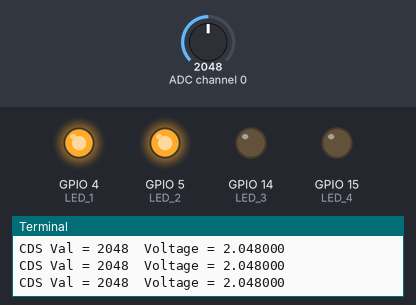
Bench run of a program on a simulated Raspberry Pi (BCM pin numbers). Shown: output pins drawn as LEDs (lit = HIGH), the last lines printed to the terminal. The test bench sets the inputs (shaded band); at power-on: ADC channel 0 = 2048 (analog values on the 0–4095 scale).

Above: at 1.2 s.
1.3 s: ADC channel 0 set to 1952
At 2.7 s:
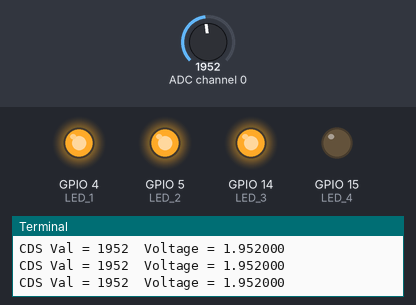
3.0 s: ADC channel 0 set to 1037
4.5 s: ADC channel 0 set to 944
At 5.3 s:
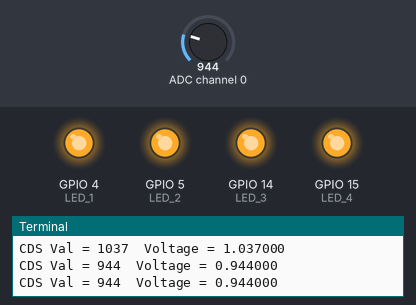
6.0 s: ADC channel 0 set to 3603
At 6.5 s:
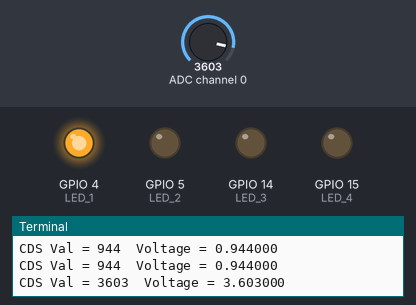
7.5 s: ADC channel 0 set to 4095
At 8.7 s:
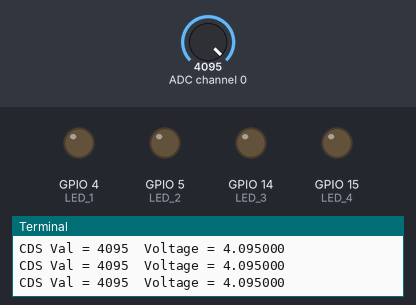
9.0 s: ADC channel 0 set to 2866
At 10.1 s:
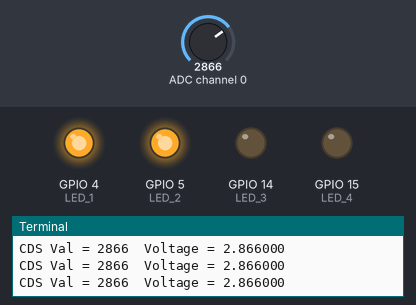
Timing chart, 0 to 11.5 s (numbered marks = the images above; inputs shaded):
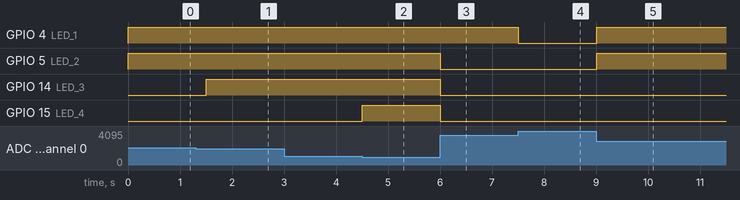

Measured:
- the behaviour switches between 2001 and 2000 on ADC channel 0 (found by bisection; images 0 and 1)
- the behaviour switches between 1001 and 1000 on ADC channel 0 (found by bisection; images 1 and 2)
- after the input at 1.3 s, GPIO 14 (LED_3): LOW → HIGH after 0.20 s
- after the input at 4.5 s, GPIO 15 (LED_4): LOW → HIGH at once
- after the input at 6.0 s, GPIO 5 (LED_2), GPIO 14 (LED_3), GPIO 15 (LED_4): HIGH → LOW at once
- after the input at 7.5 s, GPIO 4 (LED_1): HIGH → LOW at once
- after the input at 9.0 s, GPIO 4 (LED_1), GPIO 5 (LED_2): LOW → HIGH at once

The program:

Exercise3.py
```python
import RPi.GPIO as GPIO
from time import sleep
import spidev

spi = spidev.SpiDev()
CDS_CHANNEL = 0

LED_1 = 4
LED_2 = 5
LED_3 = 14
LED_4 = 15

def initMcp3208():
    spi.open(0, 0)
    spi.max_speed_hz = 1000000
    spi.mode = 3

def buildReadCommand(channel):
    startBit = 0x04
    singleEnded = 0x08

    configBit = [startBit | ((singleEnded | (channel & 0x07)) >> 2), (channel & 0x07) << 6, 0x00]

    return configBit

def processAdcValue(result):
    byte2 = (result[1] & 0x0F)
    return (byte2 << 8) | result[2]

def analogRead(channel):
    if (channel > 7) or (channel > 0):
        return -1

    r = spi.xfer2(buildReadCommand(channel))
    adc_out = processAdcValue(r)
    return adc_out

def controlMcp3208(channel):
    analogVal = analogRead(channel)
    return analogVal

def readSensor(channel):
    return controlMcp3208(channel)

def main():
    GPIO.setmode(GPIO.BCM)
    GPIO.setwarnings(False)
    GPIO.setup(LED_1, GPIO.OUT, initial = False)
    GPIO.setup(LED_2, GPIO.OUT, initial = False)
    GPIO.setup(LED_3, GPIO.OUT, initial = False)
    GPIO.setup(LED_4, GPIO.OUT, initial = False)
    initMcp3208()
    print("Setup pin as outputs")

    try:
        while True:
            readVal = readSensor(CDS_CHANNEL)

            voltage = readVal * 4.096 / 4096

            threshold1 = (0 <= voltage <= 1)
            threshold2 = (1 < voltage <= 2)
            threshold3 = (2 < voltage <= 3)
            threshold4 = (3 < voltage <= 4)

            if (threshold1):
                GPIO.output(LED_1, GPIO.HIGH)
                GPIO.output(LED_2, GPIO.HIGH)
                GPIO.output(LED_3, GPIO.HIGH)
                GPIO.output(LED_4, GPIO.HIGH)
            elif (threshold2):
                GPIO.output(LED_1, GPIO.HIGH)
                GPIO.output(LED_2, GPIO.HIGH)
                GPIO.output(LED_3, GPIO.HIGH)
                GPIO.output(LED_4, GPIO.LOW)
            elif (threshold3):
                GPIO.output(LED_1, GPIO.HIGH)
                GPIO.output(LED_2, GPIO.HIGH)
                GPIO.output(LED_3, GPIO.LOW)
                GPIO.output(LED_4, GPIO.LOW)
            elif(threshold4):
                GPIO.output(LED_1, GPIO.HIGH)
                GPIO.output(LED_2, GPIO.LOW)
                GPIO.output(LED_3, GPIO.LOW)
                GPIO.output(LED_4, GPIO.LOW)
            else:
                GPIO.output(LED_1, GPIO.LOW)
                GPIO.output(LED_2, GPIO.LOW)
                GPIO.output(LED_3, GPIO.LOW)
                GPIO.output(LED_4, GPIO.LOW)


            print("CDS Val = %d\tVoltage = %f" %(readVal, voltage))
            sleep(0.5)

    except KeyboardInterrupt:
        GPIO.cleanup()
        spi.close()

if __name__ == '__main__':
    main()
```
